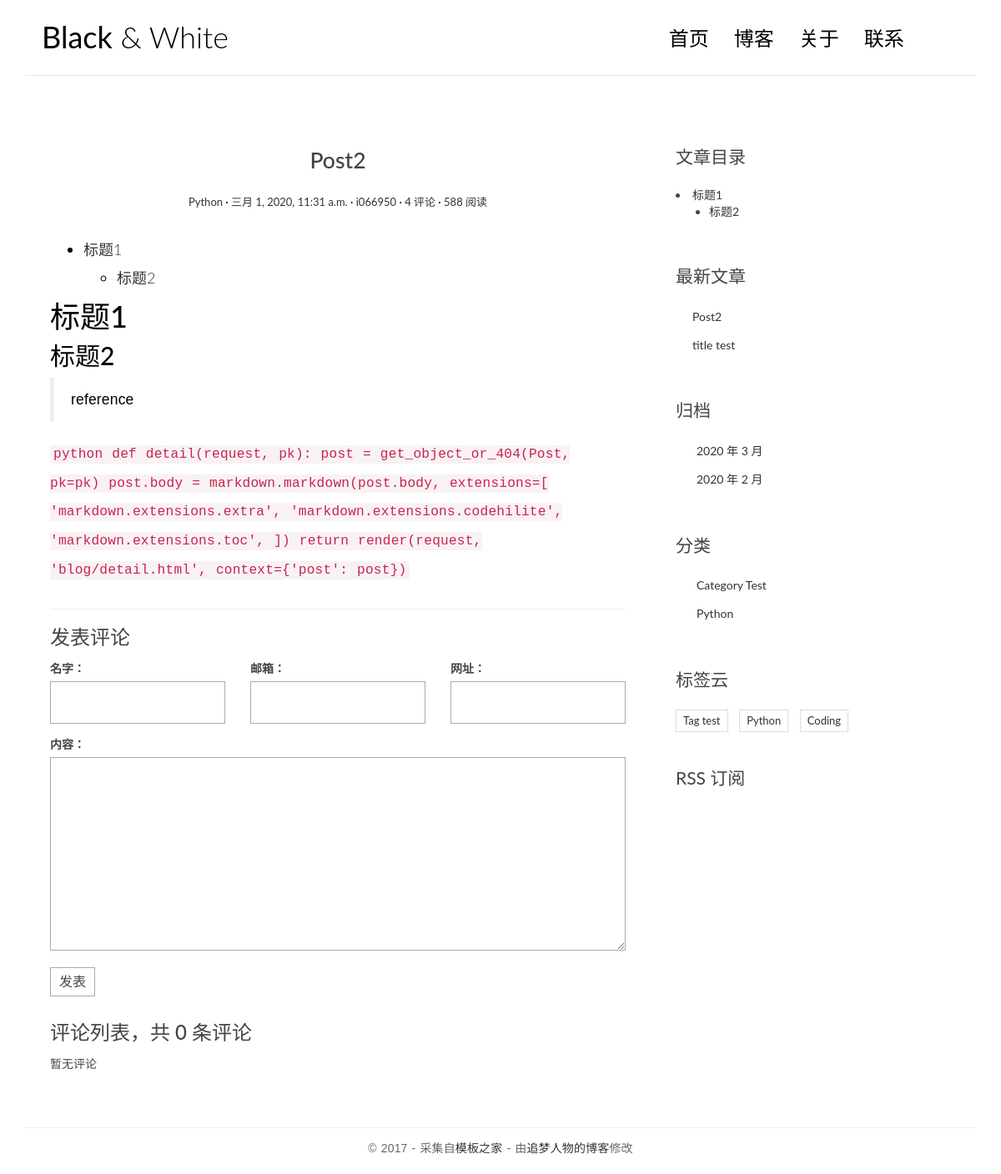
Before: /posts/2/ with the older database file.
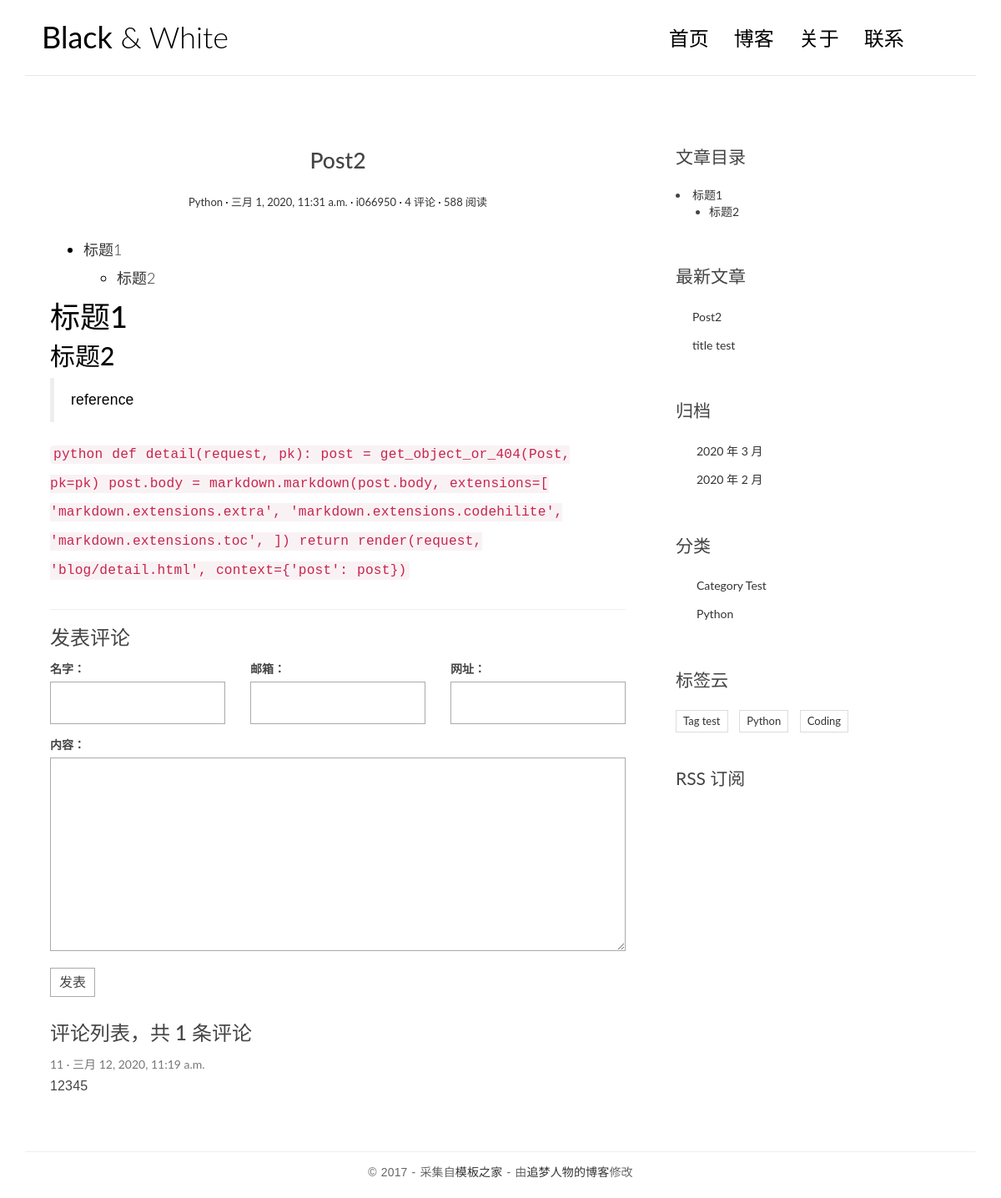
After: the same page with the newer database file.
### blog/models.py (models this page shows, shortened)
class Post(models.Model):
    title = models.CharField('标题', max_length=70)
    body = models.TextField('正文')
    created_time = models.DateTimeField('创作时间', default = timezone.now)
    modified_time = models.DateTimeField('修改时间')
    excerpt = models.CharField('摘要',max_length=200, blank=True)
    category = models.ForeignKey(Category, verbose_name = '分类', on_delete=models.CASCADE)
    tags = models.ManyToManyField(Tag, verbose_name = '标签', blank=True)
    author = models.ForeignKey(User, verbose_name = '作者', on_delete=models.CASCADE)
    class Meta:
        verbose_name = '文章'
        verbose_name_plural = verbose_name
    def get_absolute_url(self):
        return reverse('blog:detail', kwargs={'pk': self.pk})

class Category(models.Model):
    name = models.CharField(max_length=100)
    class Meta:
        verbose_name = '类别'
        verbose_name_plural = verbose_name

class Tag(models.Model):
    name = models.CharField(max_length=100)
    class Meta:
        verbose_name = '标签'
        verbose_name_plural = verbose_name

### comments/models.py (models this page shows, shortened)
class Comment(models.Model):
    name = models.CharField('名字', max_length=50)
    email = models.EmailField('邮箱')
    url = models.URLField('网址', blank=True)
    text = models.TextField('内容')
    created_time = models.DateTimeField('创建时间', default=timezone.now)
    post = models.ForeignKey('blog.Post', verbose_name='文章', on_delete=models.CASCADE)
    class Meta:
        verbose_name = '评论'
        verbose_name_plural = verbose_name

### blog/views.py (the view)
# urls.py: path('posts/<int:pk>/', views.detail, name='detail'),
def detail(request, pk):
    post = get_object_or_404(Post, pk=pk)
    md = markdown.Markdown (extensions=[
                                      'markdown.extensions.extra',
                                      'markdown.extensions.codehilite',
                                      TocExtension(slugify=slugify),
                                  ])
    post.body = md.convert(post.body)
    m = re.search(r'<div class="toc">\s*<ul>(.*)</ul>\s*</div>', md.toc, re.S)
    post.toc = m.group(1) if m is not None else ''
    return render(request, 'blog/detail.html', context={'post': post})

### comments/forms.py
class CommentForm(forms.ModelForm):
    class Meta:
        model = Comment
        fields = ['name', 'email', 'url', 'text']

### blog/templatetags/blog_extras.py (called while the page is built)
@register.inclusion_tag('blog/inclusions/_recent_posts.html', takes_context=True)
def show_recent_posts(context, num=5):
    return {
        'recent_post_list': Post.objects.all().order_by('-created_time')[:num],
    }

@register.inclusion_tag('blog/inclusions/_archives.html', takes_context=True)
def show_archives(context):
    return {
        'date_list': Post.objects.dates('created_time', 'month', order='DESC'),
    }

@register.inclusion_tag('blog/inclusions/_categories.html', takes_context=True)
def show_categories(context):
    return {
        'category_list': Category.objects.all(),
    }

@register.inclusion_tag('blog/inclusions/_tags.html', takes_context=True)
def show_tags(context):
    return {
        'tag_list': Tag.objects.all(),
    }

### comments/templatetags/comments_extras.py (called while the page is built)
@register.inclusion_tag('comments/inclusions/_form.html', takes_context=True)
def show_comment_form(context, post, form=None):
    if form is None:
        form = CommentForm()
    return {
        'form': form,
        'post': post,
    }

### templates/blog/detail.html
{% extends 'base.html' %}
{% load comments_extras %}
{% block main %}
<article class="post post-{{ post.pk }}">
  <header class="entry-header">
    <h1 class="entry-title">{{ post.title }}</h1>
    <div class="entry-meta">
      <span class="post-category"><a href="#">{{ post.category.name }}</a></span>
      <span class="post-date"><a href="#"><time class="entry-date"
                                                datetime="{{ post.created_time }}">{{ post.created_time }}</time></a></span>
      <span class="post-author"><a href="#">{{ post.author }}</a></span>
      <span class="comments-link"><a href="#">4 评论</a></span>
      <span class="views-count"><a href="#">588 阅读</a></span>
    </div>
  </header>
  <div class="entry-content clearfix">
    {{ post.body | safe}}
  </div>
</article>
<section class="comment-area" id="comment-area">
  <hr>
  <h3>发表评论</h3>
  {% show_comment_form post %}
  <div class="comment-list-panel">
      {% show_comments post %}
  </div>
  </section>
{% endblock main %}
{% block toc %}
{% if post.toc %}
<div class="widget widget-content">
  <h3 class="widget-title">文章目录</h3>
  {{ post.toc|safe }}
</div>
{% endif %}
{% endblock toc %}

### templates/comments/inclusions/_list.html
<h3>评论列表，共 <span>{{ comment_count }}</span> 条评论</h3>
<ul class="comment-list list-unstyled">
  {% for comment in comment_list %}
    <li class="comment-item">
      <span class="nickname">{{ comment.name }}</span>
      <time class="submit-date" datetime="{{ comment.created_time }}">{{ comment.created_time }}</time>
      <div class="text">
        {{ comment.text|linebreaks }}
      </div>
    </li>
  {% empty %}
    暂无评论
  {% endfor %}
</ul>

### templates/blog/inclusions/_recent_posts.html
<div class="widget widget-recent-posts">
    <h3 class="widget-title">最新文章</h3>
    <ul>
      {% for post in recent_post_list %}
        <li>
          <a href="{{ post.get_absolute_url }}">{{ post.title }}</a>
        </li>
      {% empty %}
        暂无文章！
      {% endfor %}
    </ul>
  </div>

### templates/blog/inclusions/_categories.html
<div class="widget widget-category">
    <h3 class="widget-title">分类</h3>
    <ul>
      {% for category in category_list %}
        <li>
            <a href="{% url 'blog:category' category.pk %}">{{ category.name }}</a>
        </li>
      {% empty %}
        暂无分类！
      {% endfor %}
    </ul>
  </div>

### templates/blog/inclusions/_tags.html
<div class="widget widget-tag-cloud">
  <h3 class="widget-title">标签云</h3>
  <ul>
    {% for tag in tag_list %}
        <li>
          <a href="{% url 'blog:tag' tag.pk %}">{{ tag.name }}</a>
      </li>
    {% empty %}
      暂无标签！
    {% endfor %}
  </ul>
</div>

Changed rows visible on the page:
added Comment: name "11", created_time "三月 12, 2020, 11:19 a.m.", text "12345"
Other visible differences:
{{ comment_count }}: "0" → "1"
text no longer shown: "暂无评论"
